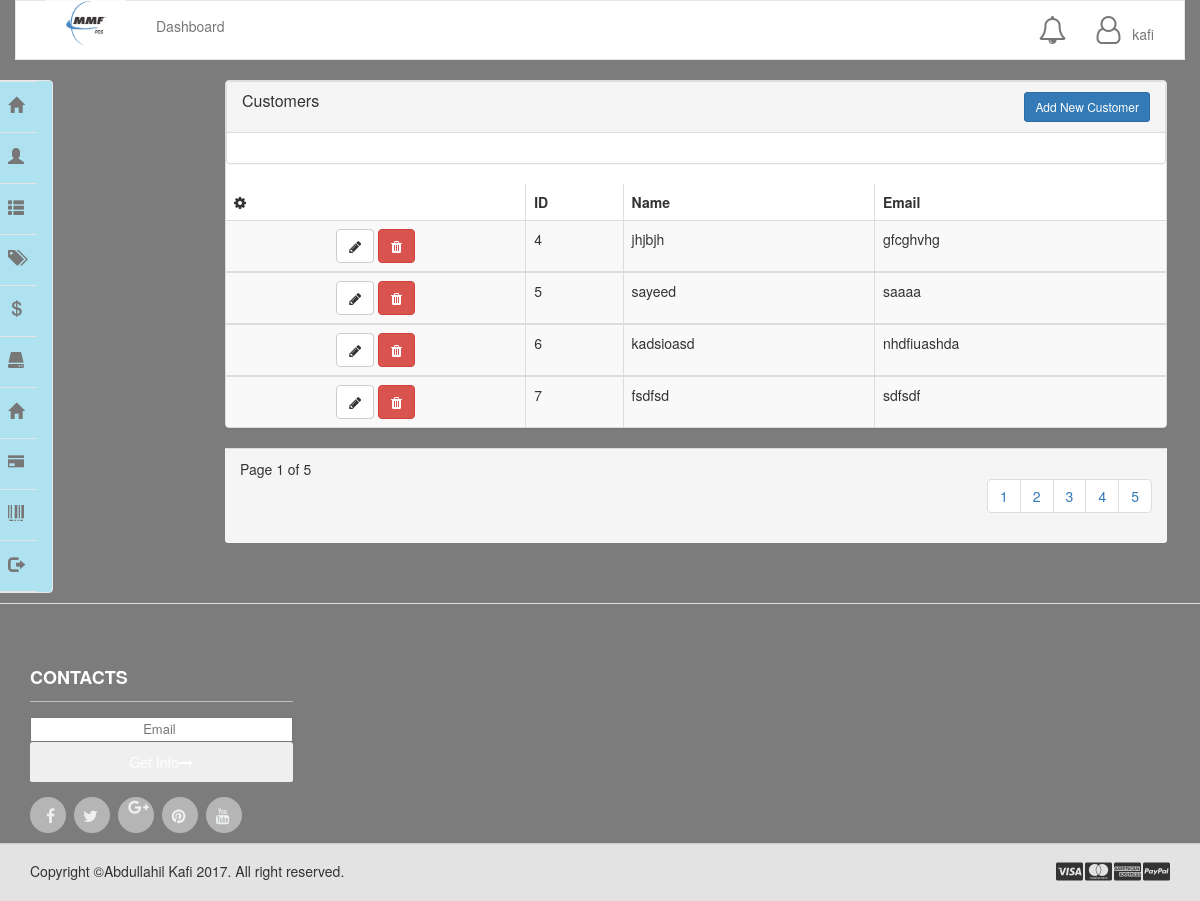
/customers.php (signed in), run on the app's committed database.
### tables this page shows
CREATE TABLE `customers` (
  `id` int(11) NOT NULL,
  `name` varchar(45) NOT NULL,
  `mail` text NOT NULL
);

### function.php (called while the page is built, shortened)
<?php
require("connection.php");
function select($qry){
	global $con;
	$run = mysqli_query($con, $qry);
	return $run;
}

### customers.php (the view, shortened to what this page needs)
<?php
  include("header.php");
?>
    <div class="panel panel-default">
      <table class="table">
          <div class="panel panel-default panel-table">
              <div class="panel-heading">
                <div class="row">
                  <div class="col col-xs-6">
                    <h3 class="panel-title">Customers</h3>
                  </div>
                  <div class="col col-xs-6 text-right">
                    <button type="button" class="btn btn-sm btn-primary btn-create"><a href="add_edit_customers.php" style="text-decoration: none; color: #fff;">Add New Customer</a></button>
                  </div>
                </div>
              </div>
              <div class="panel-body">
                <table class="table table-striped table-bordered table-list">
                  <thead>
                    <tr>
                        <th><em class="fa fa-cog"></em></th>
                        <th class="hidden-xs">ID</th>
                        <th>Name</th>
                        <th>Email</th>
                    </tr>
                  </thead>
                  <?php
                    $run = select("SELECT * FROM customers");
                    while($row=mysqli_fetch_array($run)){
                    ?>
                  <tbody>
                          <tr>
                            <td align="center">
                              <a class="btn btn-default" href="add_edit_customers.php?edt=<?php echo $row['id']; ?>"><em class="fa fa-pencil"></em></a>
                              <a class="btn btn-danger" href="customers.php?del=<?php echo $row['id']; ?>"><em class="fa fa-trash"></em></a>
                            </td>
                            <td class="hidden-xs"><?php echo $row['id']; ?></td>
                            <td><?php echo $row['name']; ?></td>
                            <td><?php echo $row['mail']; ?></td>
                          </tr>
                          <?php
                          }
                          ?>
                        </tbody>
                </table>
              </div>
              <div class="panel-footer">
                <div class="row">
                  <div class="col col-xs-4">Page 1 of 5
                  </div>
                  <div class="col col-xs-8">
                    <ul class="pagination hidden-xs pull-right">
                      <li><a href="#">1</a></li>
                      <li><a href="#">2</a></li>
                      <li><a href="#">3</a></li>
                      <li><a href="#">4</a></li>
                      <li><a href="#">5</a></li>
                    </ul>
                  </div>
                </div>
              </div>
            </div>
</div>
</div>
<?php
  include("footer.php");
?>

### style.css (style rules this page uses)
body { background: linear-gradient(rgba(0,0,0,.3),rgba(0,0,0,.3)), rgba(0,0,0,.3) url(images/body1.jpg); background-size: cover; }

### data on the page
customers: id "4", name "jhjbjh", mail "gfcghvhg"
customers: id "5", name "sayeed", mail "saaaa"
customers: id "6", name "kadsioasd", mail "nhdfiuashda"
customers: id "7", name "fsdfsd", mail "sdfsdf"

### other printed values
$_SESSION['usr'] "kafi"
